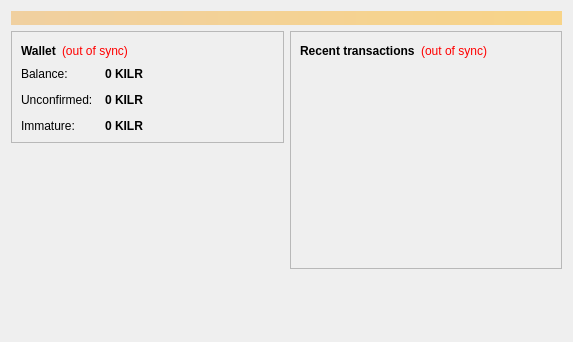
<?xml version="1.0" encoding="UTF-8"?>
<ui version="4.0">
 <class>OverviewPage</class>
 <widget class="QWidget" name="OverviewPage">
  <property name="geometry">
   <rect>
    <x>0</x>
    <y>0</y>
    <width>573</width>
    <height>342</height>
   </rect>
  </property>
  <property name="windowTitle">
   <string>Form</string>
  </property>
  <layout class="QVBoxLayout" name="topLayout">
   <item>
    <widget class="QLabel" name="labelAlerts">
     <property name="visible">
      <bool>false</bool>
     </property>
     <property name="styleSheet">
      <string notr="true">background-color: qlineargradient(x1: 0, y1: 0, x2: 1, y2: 0, stop:0 #F0D0A0, stop:1 #F8D488); color:#000000;</string>
     </property>
     <property name="wordWrap">
      <bool>true</bool>
     </property>
     <property name="margin">
      <number>3</number>
     </property>
    </widget>
   </item>
   <item>
    <layout class="QHBoxLayout" name="horizontalLayout" stretch="1,1">
     <item>
      <layout class="QVBoxLayout" name="verticalLayout_2">
       <item>
        <widget class="QFrame" name="frame">
         <property name="frameShape">
          <enum>QFrame::StyledPanel</enum>
         </property>
         <property name="frameShadow">
          <enum>QFrame::Raised</enum>
         </property>
         <layout class="QVBoxLayout" name="verticalLayout_4">
          <item>
           <layout class="QHBoxLayout" name="horizontalLayout_4">
            <item>
             <widget class="QLabel" name="label_5">
              <property name="font">
               <font>
                <weight>75</weight>
                <bold>true</bold>
               </font>
              </property>
              <property name="text">
               <string>Wallet</string>
              </property>
             </widget>
            </item>
            <item>
             <widget class="QLabel" name="labelWalletStatus">
              <property name="toolTip">
               <string>The displayed information may be out of date. Your wallet automatically synchronizes with the Killercoin network after a connection is established, but this process has not completed yet.</string>
              </property>
              <property name="styleSheet">
               <string notr="true">QLabel { color: red; }</string>
              </property>
              <property name="text">
               <string notr="true">(out of sync)</string>
              </property>
              <property name="alignment">
               <set>Qt::AlignLeading|Qt::AlignLeft|Qt::AlignVCenter</set>
              </property>
             </widget>
            </item>
            <item>
             <spacer name="horizontalSpacer_2">
              <property name="orientation">
               <enum>Qt::Horizontal</enum>
              </property>
              <property name="sizeHint" stdset="0">
               <size>
                <width>40</width>
                <height>20</height>
               </size>
              </property>
             </spacer>
            </item>
           </layout>
          </item>
          <item>
           <layout class="QFormLayout" name="formLayout_2">
            <property name="fieldGrowthPolicy">
             <enum>QFormLayout::AllNonFixedFieldsGrow</enum>
            </property>
            <property name="horizontalSpacing">
             <number>12</number>
            </property>
            <property name="verticalSpacing">
             <number>12</number>
            </property>
            <item row="0" column="0">
             <widget class="QLabel" name="label">
              <property name="text">
               <string>Balance:</string>
              </property>
             </widget>
            </item>
            <item row="0" column="1">
             <widget class="QLabel" name="labelBalance">
              <property name="font">
               <font>
                <weight>75</weight>
                <bold>true</bold>
               </font>
              </property>
              <property name="cursor">
               <cursorShape>IBeamCursor</cursorShape>
              </property>
              <property name="toolTip">
               <string>Your current balance</string>
              </property>
              <property name="text">
               <string notr="true">0 KILR</string>
              </property>
              <property name="textInteractionFlags">
               <set>Qt::LinksAccessibleByMouse|Qt::TextSelectableByKeyboard|Qt::TextSelectableByMouse</set>
              </property>
             </widget>
            </item>
            <item row="1" column="0">
             <widget class="QLabel" name="label_3">
              <property name="text">
               <string>Unconfirmed:</string>
              </property>
             </widget>
            </item>
            <item row="1" column="1">
             <widget class="QLabel" name="labelUnconfirmed">
              <property name="font">
               <font>
                <weight>75</weight>
                <bold>true</bold>
               </font>
              </property>
              <property name="cursor">
               <cursorShape>IBeamCursor</cursorShape>
              </property>
              <property name="toolTip">
               <string>Total of transactions that have yet to be confirmed, and do not yet count toward the current balance</string>
              </property>
              <property name="text">
               <string notr="true">0 KILR</string>
              </property>
              <property name="textInteractionFlags">
               <set>Qt::LinksAccessibleByMouse|Qt::TextSelectableByKeyboard|Qt::TextSelectableByMouse</set>
              </property>
             </widget>
            </item>
            <item row="2" column="0">
             <widget class="QLabel" name="labelImmatureText">
              <property name="text">
               <string>Immature:</string>
              </property>
             </widget>
            </item>
            <item row="2" column="1">
             <widget class="QLabel" name="labelImmature">
              <property name="font">
               <font>
                <weight>75</weight>
                <bold>true</bold>
               </font>
              </property>
              <property name="toolTip">
               <string>Mined balance that has not yet matured</string>
              </property>
              <property name="text">
               <string notr="true">0 KILR</string>
              </property>
              <property name="textInteractionFlags">
               <set>Qt::LinksAccessibleByMouse|Qt::TextSelectableByKeyboard|Qt::TextSelectableByMouse</set>
              </property>
             </widget>
            </item>
           </layout>
          </item>
         </layout>
        </widget>
       </item>
       <item>
        <spacer name="verticalSpacer">
         <property name="orientation">
          <enum>Qt::Vertical</enum>
         </property>
         <property name="sizeHint" stdset="0">
          <size>
           <width>20</width>
           <height>40</height>
          </size>
         </property>
        </spacer>
       </item>
      </layout>
     </item>
     <item>
      <layout class="QVBoxLayout" name="verticalLayout_3">
       <item>
        <widget class="QFrame" name="frame_2">
         <property name="frameShape">
          <enum>QFrame::StyledPanel</enum>
         </property>
         <property name="frameShadow">
          <enum>QFrame::Raised</enum>
         </property>
         <layout class="QVBoxLayout" name="verticalLayout">
          <item>
           <layout class="QHBoxLayout" name="horizontalLayout_2">
            <item>
             <widget class="QLabel" name="label_4">
              <property name="text">
               <string>&lt;b&gt;Recent transactions&lt;/b&gt;</string>
              </property>
             </widget>
            </item>
            <item>
             <widget class="QLabel" name="labelTransactionsStatus">
              <property name="toolTip">
               <string>The displayed information may be out of date. Your wallet automatically synchronizes with the Killercoin network after a connection is established, but this process has not completed yet.</string>
              </property>
              <property name="styleSheet">
               <string notr="true">QLabel { color: red; }</string>
              </property>
              <property name="text">
               <string notr="true">(out of sync)</string>
              </property>
              <property name="alignment">
               <set>Qt::AlignRight|Qt::AlignTrailing|Qt::AlignVCenter</set>
              </property>
             </widget>
            </item>
            <item>
             <spacer name="horizontalSpacer">
              <property name="orientation">
               <enum>Qt::Horizontal</enum>
              </property>
              <property name="sizeHint" stdset="0">
               <size>
                <width>40</width>
                <height>20</height>
               </size>
              </property>
             </spacer>
            </item>
           </layout>
          </item>
          <item>
           <widget class="QListView" name="listTransactions">
            <property name="styleSheet">
             <string notr="true">QListView { background: transparent; }</string>
            </property>
            <property name="frameShape">
             <enum>QFrame::NoFrame</enum>
            </property>
            <property name="verticalScrollBarPolicy">
             <enum>Qt::ScrollBarAlwaysOff</enum>
            </property>
            <property name="horizontalScrollBarPolicy">
             <enum>Qt::ScrollBarAlwaysOff</enum>
            </property>
            <property name="selectionMode">
             <enum>QAbstractItemView::NoSelection</enum>
            </property>
           </widget>
          </item>
         </layout>
        </widget>
       </item>
       <item>
        <spacer name="verticalSpacer_2">
         <property name="orientation">
          <enum>Qt::Vertical</enum>
         </property>
         <property name="sizeHint" stdset="0">
          <size>
           <width>20</width>
           <height>40</height>
          </size>
         </property>
        </spacer>
       </item>
      </layout>
     </item>
    </layout>
   </item>
  </layout>
 </widget>
 <resources/>
 <connections/>
</ui>
